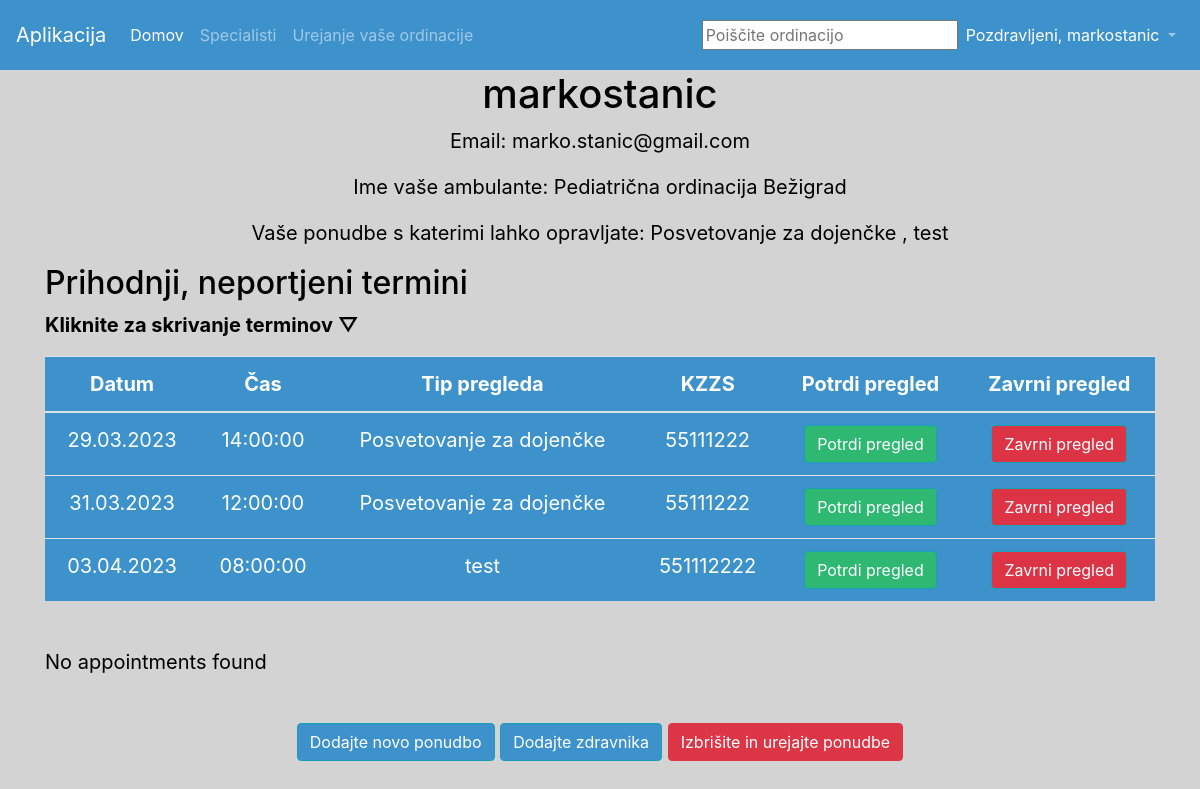
Screenshot of /zdravnik (signed in) with the database file from the repository.
### market/Models.py (models this page shows, shortened)
class User(db.Model, UserMixin):
    __tablename__ = 'User'
    id = db.Column(db.Integer(), primary_key=True)
    username = db.Column(db.String(length=30), nullable=False, unique=True)
    email_address = db.Column(db.String(length=60), nullable=False, unique=True)
    password_hash = db.Column(db.String(length=60), nullable=False)
    role = db.Column(db.String)
    kzzs = db.Column(db.Integer, nullable=False)
    items = db.relationship('Item', backref='owned_user', lazy=True)
    termin = db.relationship('Termin', backref='Termin', lazy=True)
    last_login = db.Column(db.Date, default=datetime.datetime.utcnow)
    @property
    def password(self):
        return self.password

class Ordinacija(db.Model):
    __tablename__ = 'Ordinacija'
    id = db.Column(db.Integer(), primary_key=True)
    ime = db.Column(db.String(), nullable=False, unique=True)
    telefon = db.Column(db.String(), nullable=False, unique=True)
    email = db.Column(db.String(), nullable=False, unique=True)
    odpre = db.Column(db.Integer(), nullable=False)
    zapre = db.Column(db.Integer(), nullable=False)
    lastnik = db.Column(db.Integer(), db.ForeignKey('Zdravnik.id'))
    TipOrdinacije = db.Column(db.Integer(), db.ForeignKey('TipOrdinacije.id'))
    ponudba = db.relationship('Ponudba', backref='ponudba', lazy=True)
    lokacija = db.Column(db.Integer(), db.ForeignKey('Naslov.id'))
    zdravniki = db.relationship('PomocnikZdravnik', backref='zdravnik_ordinacija', lazy=True)
    rating_sum = db.Column(db.Integer(), default=0)
    num_ratings = db.Column(db.Integer(), default=0)
    average_rating = db.Column(db.Float(), default=0.0)

class Ponudba(db.Model):
    __tablename__ = 'Ponudba'
    id = db.Column(db.Integer(), primary_key=True, autoincrement=True)
    naziv = db.Column(db.String(), nullable=False, unique=True)
    dolzina = db.Column(db.Integer())
    opis = db.Column(db.String())
    ordinacija = db.Column(db.Integer(), db.ForeignKey('Ordinacija.id'))
    zdravnik = db.Column(db.Integer(), db.ForeignKey('PomocnikZdravnik.id'))
    termin = db.relationship('Termin', backref='termin', lazy=True)

class Termin(db.Model):
    __tablename__ = 'Termin'
    id = db.Column(db.Integer(), primary_key=True, autoincrement=True)
    datum = db.Column(db.String())
    cas = db.Column(db.String())
    koncni_cas = db.Column(db.String())
    status = db.Column(db.String(), default="Nepotrjeno")
    timestamp = db.Column(db.Date(), default=datetime.datetime.utcnow)
    punudba = db.Column(db.Integer(), db.ForeignKey('Ponudba.id'))
    uporabnik = db.Column(db.Integer(), db.ForeignKey('User.id'))

### market/Routes.py (the view, shortened to what this page needs)
@app.route('/zdravnik')
@login_required
@zdravnik_required
def zdravnik_page():
    user = User.query.get(current_user.id)
    current_time = datetime.now()
    if current_user.role == "zdravnik":
        appointments = (
            db.session.query(Termin, Ponudba, Ordinacija, Zdravnik, User)
                .join(Ponudba, Termin.punudba == Ponudba.id)
                .join(Zdravnik, Zdravnik.id == Ordinacija.lastnik)
                .join(Ordinacija, Ordinacija.id == Ponudba.ordinacija)
                .join(User, User.id == Termin.uporabnik)
                .filter(Zdravnik.email == user.email_address)
                .filter(Termin.datum + ' ' + Termin.cas >= current_time)
                .order_by(Termin.datum)
                .order_by(Termin.cas)
                .all()
        )
        past_appointments = (
            db.session.query(Termin, Ponudba, Ordinacija, Zdravnik, User)
                .join(Ponudba, Termin.punudba == Ponudba.id)
                .join(Zdravnik, Zdravnik.id == Ordinacija.lastnik)
                .join(Ordinacija, Ordinacija.id == Ponudba.ordinacija)
                .join(User, User.id == Termin.uporabnik)
                .filter(Zdravnik.email == user.email_address)
                .filter(Termin.datum + ' ' + Termin.cas <= current_time)
                .order_by(Termin.datum)
                .order_by(Termin.cas)
                .all()
        )
        ordinacija_id = Ordinacija.query.join(Zdravnik).filter(Zdravnik.email == user.email_address).first().id
        ponudbe = Ponudba.query.filter_by(ordinacija=ordinacija_id).all()
    ordinacija = Ordinacija.query.get(ordinacija_id)
    odpre = [ordinacija.odpre, ordinacija.zapre]
    ordinacija_ime = ordinacija.ime
    pomocniki_zdravniki = PomocnikZdravnik.query.filter_by(ordinacija=ordinacija_id).all()
    return render_template("zdravnik.html", user=user, appointments=appointments, past_appointments=past_appointments,
                       ordinacija_id=ordinacija_id, ponudbe=ponudbe, ordinacija_ime=ordinacija_ime,
                       pomocniki_zdravniki=pomocniki_zdravniki, odpre=odpre)

### market/Models.py (called while the page is built)
@login_manager.user_loader
def load_user(user_id):
    return User.query.get(int(user_id))

### market/Routes.py (called while the page is built)
@app.template_filter()
def with_index(iterable, start=0):
    return enumerate(iterable, start=start)

@app.template_filter()
def datetimeformat(value, format='%d.%m.%Y'):
    if value is None:
        return ''
    datetime_obj = datetime.strptime(value, '%Y-%m-%d')
    return datetime_obj.strftime(format)

@app.context_processor
def base_template_context():
    ordinacije = []
    for o in Ordinacija.query.all():
        ordinacije.append(o.ime)
    mesta = []
    for m in Kraj.query.all():
        mesta.append(m.ime)
    return {
        'base_variable': ordinacije,
        'mesta_variable': mesta
    }

def zdravnik_required(func):
    @wraps(func)
    def decorated_view(*args, **kwargs):
        if not current_user.is_authenticated or current_user.role != "zdravnik" and current_user.role != "pomocnikzdravnik":
            return redirect(url_for('home_page'))
        return func(*args, **kwargs)
    return decorated_view

### market/templates/zdravnik.html (shortened to what this page needs)
{% extends 'base.html' %}
{% block content %}
<body>
<div class="container">
    <h1 class="text-center">{{ user.username }}</h1>
    <p class="text-center">Email: {{ user.email_address }}</p>
    <p class="text-center">Ime vaše ambulante: {{ ordinacija_ime }}</p>
<p class="text-center">Vaše ponudbe s katerimi lahko opravljate:
{% for index, ponudba in ponudbe|with_index %}
    {{ ponudba.naziv }}
    {% if not loop.last %},{% endif %}
{% endfor %}
</p>
    <h2>Prihodnji, neportjeni termini</h2>
    {% if appointments %}
    <p class="appointment-box"><b>Kliknite za skrivanje terminov &#9661;</b></p>
    <table class="table" style="color: white;">
        <thead>
        <tr>
            <th>Datum</th>
            <th>Čas</th>
            <th>Tip pregleda</th>
            <th>KZZS</th>
            <th>Potrdi pregled</th>
            <th>Zavrni pregled</th>
        </tr>
        </thead>
        <tbody>
        {% for appointment in appointments %}
        {% if appointment.Termin.status != 'Sprejet' and appointment.Termin.status != 'Zavrnjen'%}
        <tr>
            <td>{{ appointment.Termin.datum | datetimeformat}}</td>
            <td>{{ appointment.Termin.cas }}</td>
            <td>{{ appointment.Ponudba.naziv }}</td>
            <td>{{ appointment.User.kzzs }}</td>
            <td>
                <form action="{{ url_for('confirm_appointment', id=appointment.Termin.id) }}" method="POST">
                    <input class="btn btn-outline btn-info" type="submit" value="Potrdi pregled" style=" background-color: #2EB872;">
                </form>
            </td>
            <td>
                <form action="{{ url_for('zavrni_appointment', id=appointment.Termin.id) }}" method="POST">
                    <input class="btn btn-outline btn-info" type="submit" value="Zavrni pregled" style="background-color: #dc3444;">
                </form>
            </td>
        </tr>
        {% endif %}
        {% endfor %}
        </tbody>
    </table>
    <br>
    {% else %}
    <p>No appointments found for this user.</p>
    {% endif %}
    {% if past_appointments %}
    <h2>Pretekli termini</h2>
    <p class="appointment-bix"><b>Kliknite za skrivanje terminov &#9661;</b></p>
    <table class="table tible" style="color: white;">
        <thead>
        <tr>
            <th>Date</th>
            <th>Status</th>
            <th>Vrsta</th>
            <th>KZZS</th>
            <th>Je bil pregled opravljen?</th>
        </tr>
        </thead>
        <tbody>
        {% for appointment in past_appointments %}
        {% if appointment.Termin.status != 'Končano' and appointment.Termin.status != 'Ocenjeno'%}
        <tr>
            <td>{{ appointment.Termin.datum| datetimeformat }}</td>
            <td>{{ appointment.Termin.status }}</td>
            <td>{{ appointment.Ponudba.naziv }}</td>
            <td>{{ appointment.User.kzzs }}</td>
            <td>
                <form action="{{ url_for('finish_appointment', id=appointment.Termin.id) }}" method="POST">
                    <input class="btn btn-outline btn-info" type="submit" value="Potrdi pregled" style=" background-color: #2EB872;">
                </form>
            </td>
            {% endif %}
            </td>
        </tr>
        {% endfor %}
        </tbody>
    </table>
    {% else %}
    <p>No appointments found</p>
    {% endif %}
    <br>
    <div class="text-center">
        {% if user.role == 'zdravnik' %}
        <button class="btn btn-outline btn-info" type="button" class="btn btn-primary" data-toggle="modal"
                data-target="#addPonudbaModal">
            Dodajte novo ponudbo
        </button>
        <button class="btn btn-outline btn-info" type="button" class="btn btn-primary" data-toggle="modal"
                data-target="#addGlavniZdravnikModal">
            Dodajte zdravnika
        </button>
        {%endif%}
        <button type="button" class="btn btn-danger" data-toggle="modal" data-target="#deleteModal">
            Izbrišite in urejajte ponudbe
        </button>
    </div>
</div>
<br>
<br>
<br>
</body>
<link href="https://cdn.jsdelivr.net/npm/fullcalendar@5.11.2/main.css" rel="stylesheet">
{% endblock %}

### market/templates/base.html (shortened to what this page needs)
<!doctype html>
<html lang="en">
<head>
    <link href="https://cdn.jsdelivr.net/npm/bootstrap@4.5.3/dist/css/bootstrap.min.css"
 rel="stylesheet">
</head>
<body>
<nav class="navbar navbar-expand-md navbar-dark bg-lightgray" style="height: 70px;">
    <a class="navbar-brand" href="#">Aplikacija</a>
    <div class="collapse navbar-collapse" id="navbarNav">
        <ul class="navbar-nav mr-auto">
            <li class="nav-item active">
                <a class="nav-link" href="{{ url_for('home_page') }}">Domov <span class="sr-only">(current)</span></a>
            </li>
            <li class="nav-item">
                <a class="nav-link" href="{{ url_for('izberite_ordinacija') }}">Specialisti</a>
            </li>
             {% if current_user.is_authenticated and current_user.role == 'zdravnik' or current_user.role == 'pomocnikzdravnik'%}
            <li class="nav-item">
                <a class="nav-link" href="{{ url_for('zdravnik_page') }}">Urejanje vaše ordinacije</a>
            </li>
             {% elif current_user.is_authenticated and current_user.role == 'admin'%}
            <li class="nav-item">
                <a class="nav-link" href="{{ url_for('admin_page') }}">Urejanje podatkov</a>
            </li>
            {% endif %}
        </ul>
        {% if current_user.is_authenticated %}
        <ul class="navbar-nav premak">
            <li class="nav-item" style="padding-top: 5px;">
                <div id="the-basics">
                    <input class="typeahead" placeholder="Poiščite ordinacijo" type="text">
                </div>
            <li class="nav-item dropdown">
                <div aria-expanded="false" aria-haspopup="true"
                     class="nav-link username dropdown-toggle align-items-center" data-toggle="dropdown" href="#"
                     id="user-dropdown" role="button">
                    <span style="color: white">Pozdravljeni, {{ current_user.username }}</span>
                </div>
            </li>
        </ul>
        {% endif %}
    </div>
</nav>
{% block content %}
{% endblock %}
</body>

### market/templates/base.html (style rules this page uses)
body { margin-top: 70px; }
.navbar { position: fixed; top: 0; left: 0; right: 0; z-index: 9999; }
.bg-lightgray { background-color: #3E92CC; }
html { position: relative; min-height: 100%; }
.btn-info { background-color: #3E92CC; }
body { background-color: #D3D3D3; color: black; }

### market/templates/zdravnik.html (style rules this page uses)
.appointment-box { cursor: pointer; display: inline-block; }
.appointment-box:after { margin-left: 10px; }
.container { font-size: 20px; }
td, th { text-align: center; }
td, th { text-align: center; padding-right: 50px; }
.table { background-color: #3E92CC; text-align: center; color: white; }

### rows the page displays
User: username "markostanic", email_address "marko.stanic@gmail.com"
Ordinacija: ime "Pediatrična ordinacija Bežigrad"
Ponudba: naziv "Posvetovanje za dojenčke"
Ponudba: naziv "test"
Termin: Termin.datum "29.03.2023", Termin.cas "14:00:00", Ponudba.naziv "Posvetovanje za dojenčke", User.kzzs "55111222"
Termin: Termin.datum "31.03.2023", Termin.cas "12:00:00", Ponudba.naziv "Posvetovanje za dojenčke", User.kzzs "55111222"
Termin: Termin.datum "03.04.2023", Termin.cas "08:00:00", Ponudba.naziv "test", User.kzzs "551112222"
